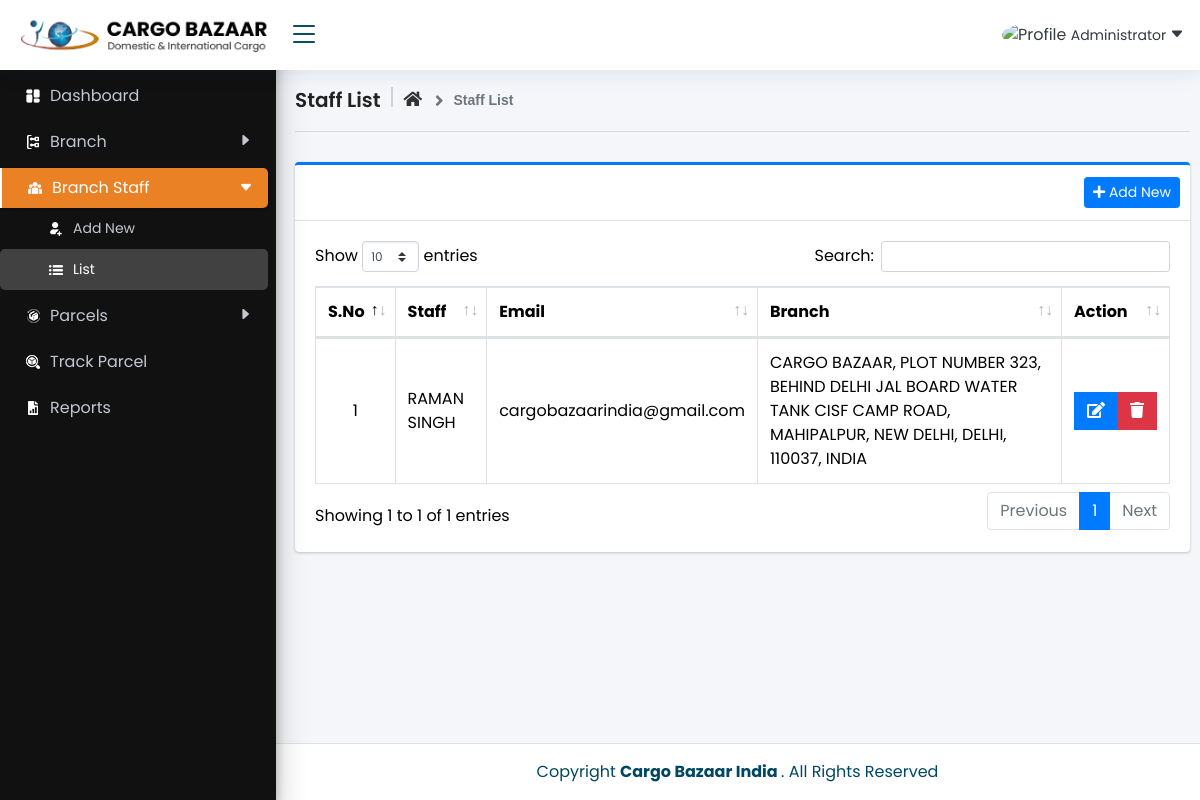
The page /index.php?page=staff_list (signed in) on the database its author committed.
### tables this page shows
CREATE TABLE `users` (
  `id` int(30) NOT NULL,
  `firstname` varchar(200) NOT NULL,
  `lastname` varchar(200) NOT NULL,
  `email` varchar(200) NOT NULL,
  `password` text NOT NULL,
  `type` tinyint(1) NOT NULL DEFAULT 2 COMMENT '1 = admin, 2 = staff',
  `branch_id` int(30) NOT NULL,
  `date_created` datetime NOT NULL DEFAULT current_timestamp()
);

### staff_list.php (the view, shortened to what this page needs)
<?php include'db_connect.php' ?>
<div>
	<div class="card card-outline card-primary">
		<div class="card-header">
			<div class="card-tools">
				<a class="btn btn-block btn-primary btn-sm" href="./index.php?page=new_staff"><i class="fa fa-plus"></i> Add New</a>
			</div>
		</div>
		<div class="card-body">
			<table class="table tabe-hover table-bordered" id="list">
				<thead>
					<tr>
						<th class="text-center">S.No</th>
						<th>Staff</th>
						<th>Email</th>
						<th>Branch</th>
						<th>Action</th>
					</tr>
				</thead>
				<tbody>
					<?php
					$i = 1;
					$qry = $conn->query("SELECT u.*,concat(u.firstname,' ',u.lastname) as name,concat(b.street,', ',b.city,', ',b.state,', ',b.zip_code,', ',b.country) as baddress FROM users u inner join branches b on b.id = u.branch_id where u.type = 2 order by concat(u.firstname,' ',u.lastname) asc ");
					while($row= $qry->fetch_assoc()):
					?>
					<tr>
						<td class="text-center"><?php echo $i++ ?></td>
						<td><?php echo ucwords($row['name']) ?></td>
						<td><?php echo ($row['email']) ?></td>
						<td><?php echo ucwords($row['baddress']) ?></td>
						<td class="text-center">
		                    <div class="btn-group">
		                        <a href="index.php?page=edit_staff&id=<?php echo $row['id'] ?>" class="btn btn-primary btn-flat ">
		                          <i class="fas fa-edit"></i>
		                        </a>
		                        <button type="button" class="btn btn-danger btn-flat delete_staff" data-id="<?php echo $row['id'] ?>">
		                          <i class="fas fa-trash"></i>
		                        </button>
	                      </div>
						</td>
					</tr>
				<?php endwhile; ?>
				</tbody>
			</table>
		</div>
	</div>
</div>

### staff_list.php (style rules this page uses)
table td { vertical-align: middle !important; }

### rows shown on the page
users: name "RAMAN SINGH", email "cargobazaarindia@gmail.com", baddress "CARGO BAZAAR, PLOT NUMBER 323, BEHIND DELHI JAL BOARD WATER TANK CISF CAMP ROAD, MAHIPALPUR, NEW DELHI, DELHI, 110037, INDIA"

### other values the page prints
$_SESSION['login_firstname'] "Administrator"
$title "Staff List"
